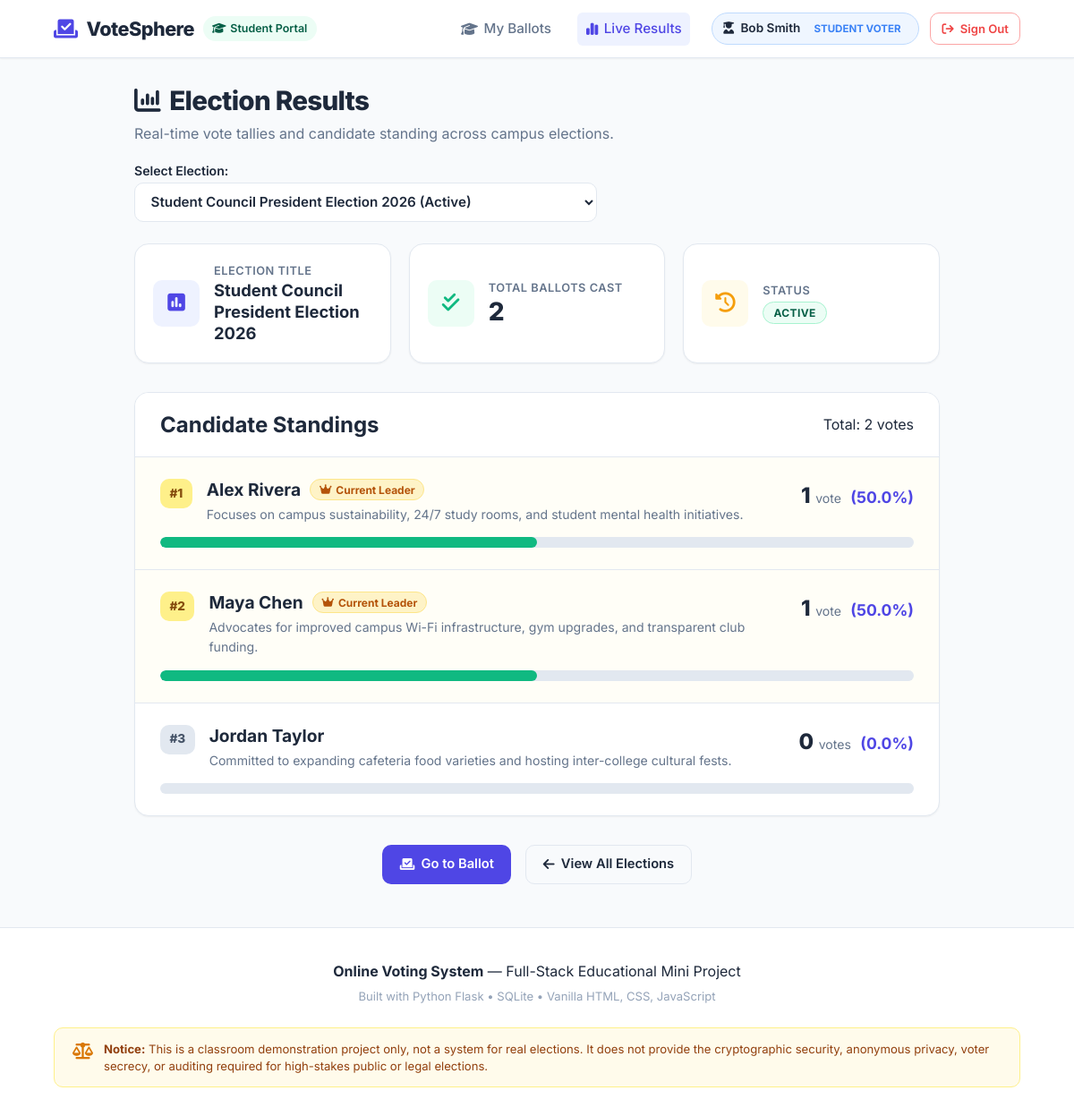
Screenshot of /results/1 (signed in) with the database file from the repository.
### tables this page shows
CREATE TABLE polls (
    id INTEGER PRIMARY KEY AUTOINCREMENT,
    title TEXT NOT NULL,
    start_time TEXT NOT NULL,
    end_time TEXT NOT NULL,
    status TEXT NOT NULL DEFAULT 'active' CHECK(status IN ('active', 'closed'))
);

CREATE TABLE candidates (
    id INTEGER PRIMARY KEY AUTOINCREMENT,
    name TEXT NOT NULL,
    description TEXT,
    poll_id INTEGER NOT NULL,
    FOREIGN KEY (poll_id) REFERENCES polls (id) ON DELETE CASCADE
);

### app.py (the view)
@app.route("/results")
@app.route("/results/<int:poll_id>")
def view_results(poll_id=None):
    polls = g.db.execute("SELECT * FROM polls ORDER BY id DESC").fetchall()
    if not polls:
        flash("No polls have been created yet.", "info")
        return render_template("results.html", polls=[], selected_poll=None, results=[])
    if poll_id is None:
        selected_poll = next((p for p in polls if p["status"] == "active"), polls[0])
        poll_id = selected_poll["id"]
    else:
        selected_poll = g.db.execute("SELECT * FROM polls WHERE id = ?", (poll_id,)).fetchone()
        if not selected_poll:
            flash("Poll not found.", "warning")
            return redirect(url_for("view_results"))
    total_votes_row = g.db.execute(
        "SELECT COUNT(*) AS total FROM votes WHERE poll_id = ?", (poll_id,)
    ).fetchone()
    total_votes = total_votes_row["total"] if total_votes_row else 0
    query = """

        SELECT

            c.id,

            c.name,

            c.description,

            COUNT(v.id) AS vote_count

        FROM candidates c

        LEFT JOIN votes v ON c.id = v.candidate_id AND v.poll_id = c.poll_id

        WHERE c.poll_id = ?

        GROUP BY c.id

        ORDER BY vote_count DESC, c.name ASC

    """
    candidate_rows = g.db.execute(query, (poll_id,)).fetchall()
    results = []
    max_votes = 0
    if candidate_rows:
        max_votes = candidate_rows[0]["vote_count"]
    for row in candidate_rows:
        count = row["vote_count"]
        percentage = round((count / total_votes * 100), 1) if total_votes > 0 else 0
        is_leader = (count == max_votes and count > 0)
        results.append({
            "id": row["id"],
            "name": row["name"],
            "description": row["description"],
            "vote_count": count,
            "percentage": percentage,
            "is_leader": is_leader
        })
    return render_template(
        "results.html",
        polls=polls,
        selected_poll=selected_poll,
        results=results,
        total_votes=total_votes
    )

### app.py (called while the page is built)
@app.before_request
def before_request():
    g.db = get_db()

@app.teardown_appcontext
def close_db_connection(exception=None):
    db = g.pop('db', None)
    if db is not None:
        db.close()

### database.py (called while the page is built)
def get_db():
    conn = sqlite3.connect(DB_PATH)
    conn.row_factory = sqlite3.Row
    conn.execute("PRAGMA foreign_keys = ON")
    return conn

### templates/results.html (shortened to what this page needs)
{% extends "base.html" %}
{% block content %}
<div class="results-page">
    <div class="page-header results-header">
        <div>
            <h1 class="page-title"><i class="fa-solid fa-chart-column"></i> Election Results</h1>
            <p class="page-subtitle">Real-time vote tallies and candidate standing across campus elections.</p>
        </div>
        {% if polls %}
            <div class="poll-selector-wrapper">
                <label for="pollSelect" class="form-label mb-1">Select Election:</label>
                <select id="pollSelect" class="form-control poll-select" onchange="window.location.href='/results/' + this.value">
                    {% for poll in polls %}
                        <option value="{{ poll.id }}" {% if selected_poll and selected_poll.id == poll.id %}selected{% endif %}>
                            {{ poll.title }} ({{ poll.status|capitalize }})
                        </option>
                    {% endfor %}
                </select>
            </div>
        {% endif %}
    </div>
    {% if not selected_poll %}
        <div class="empty-state-card">
            <i class="fa-solid fa-chart-pie empty-icon"></i>
            <h3>No Results to Display</h3>
            <p>No active or completed polls were found in the database.</p>
        </div>
    {% else %}
        <div class="stats-grid">
            <div class="stat-card">
                <div class="stat-icon icon-blue">
                    <i class="fa-solid fa-square-poll-vertical"></i>
                </div>
                <div class="stat-details">
                    <span class="stat-label">Election Title</span>
                    <h3 class="stat-value-text">{{ selected_poll.title }}</h3>
                </div>
            </div>
            <div class="stat-card">
                <div class="stat-icon icon-green">
                    <i class="fa-solid fa-check-double"></i>
                </div>
                <div class="stat-details">
                    <span class="stat-label">Total Ballots Cast</span>
                    <h3 class="stat-value">{{ total_votes }}</h3>
                </div>
            </div>
            <div class="stat-card">
                <div class="stat-icon icon-amber">
                    <i class="fa-solid fa-clock-rotate-left"></i>
                </div>
                <div class="stat-details">
                    <span class="stat-label">Status</span>
                    <h3 class="stat-value-text">
                        <span class="status-badge status-{{ selected_poll.status }}">
                            {{ selected_poll.status|upper }}
                        </span>
                    </h3>
                </div>
            </div>
        </div>
        <div class="results-card">
            <div class="results-card-header">
                <h2>Candidate Standings</h2>
                <span class="text-muted">Total: {{ total_votes }} vote{% if total_votes != 1 %}s{% endif %}</span>
            </div>
            {% if not results %}
                <div class="p-4 text-center text-muted">
                    <p>No candidates are listed for this election.</p>
                </div>
            {% else %}
                <div class="results-list">
                    {% for cand in results %}
                        <div class="result-item {% if cand.is_leader %}leader-item{% endif %}">
                            <div class="result-item-header">
                                <div class="candidate-headline">
                                    <span class="rank-badge">#{{ loop.index }}</span>
                                    <div>
                                        <h3 class="result-candidate-name">
                                            {{ cand.name }}
                                            {% if cand.is_leader and cand.vote_count > 0 %}
                                                <span class="leader-badge">
                                                    <i class="fa-solid fa-crown"></i>
                                                    {% if selected_poll.status == 'closed' %}Winner{% else %}Current Leader{% endif %}
                                                </span>
                                            {% endif %}
                                        </h3>
                                        <p class="result-candidate-desc">{{ cand.description or "No description provided." }}</p>
                                    </div>
                                </div>
                                <div class="tally-score">
                                    <span class="vote-count-number">{{ cand.vote_count }}</span>
                                    <span class="vote-count-label">vote{% if cand.vote_count != 1 %}s{% endif %}</span>
                                    <span class="vote-percentage">({{ cand.percentage }}%)</span>
                                </div>
                            </div>
                            <div class="progress-bar-container">
                                <div
                                    class="progress-bar-fill {% if cand.is_leader and cand.vote_count > 0 %}fill-leader{% endif %}"
                                    style="width: {{ cand.percentage }}%;"
                                    aria-valuenow="{{ cand.percentage }}"
                                    aria-valuemin="0"
                                    aria-valuemax="100"
                                ></div>
                            </div>
                        </div>
                    {% endfor %}
                </div>
            {% endif %}
        </div>
        <div class="results-footer-bar">
            {% if session.get('user_id') and selected_poll.status == 'active' %}
                <a href="{{ url_for('cast_vote', poll_id=selected_poll.id) }}" class="btn btn-primary">
                    <i class="fa-solid fa-check-to-slot"></i> Go to Ballot
                </a>
            {% endif %}
            <a href="{{ url_for('vote_index') }}" class="btn btn-outline">
                <i class="fa-solid fa-arrow-left"></i> View All Elections
            </a>
        </div>
    {% endif %}
</div>
{% endblock %}

### rows the page displays
polls: title "Student Council President Election 2026", status "ACTIVE"
candidates: name "Alex Rivera", shows "Current Leader", description "Focuses on campus sustainability, 24/7 study rooms, and student mental health initiatives.", vote_count "1", percentage "50.0"
candidates: name "Maya Chen", shows "Current Leader", description "Advocates for improved campus Wi-Fi infrastructure, gym upgrades, and transparent club funding.", vote_count "1", percentage "50.0"
candidates: name "Jordan Taylor", description "Committed to expanding cafeteria food varieties and hosting inter-college cultural fests.", vote_count "0", percentage "0.0"

### other values shown
{{ session.get('name') }} "Bob Smith"
{{ total_votes }} "2"
form field value "Student Council President Election 2026 (Active)"
